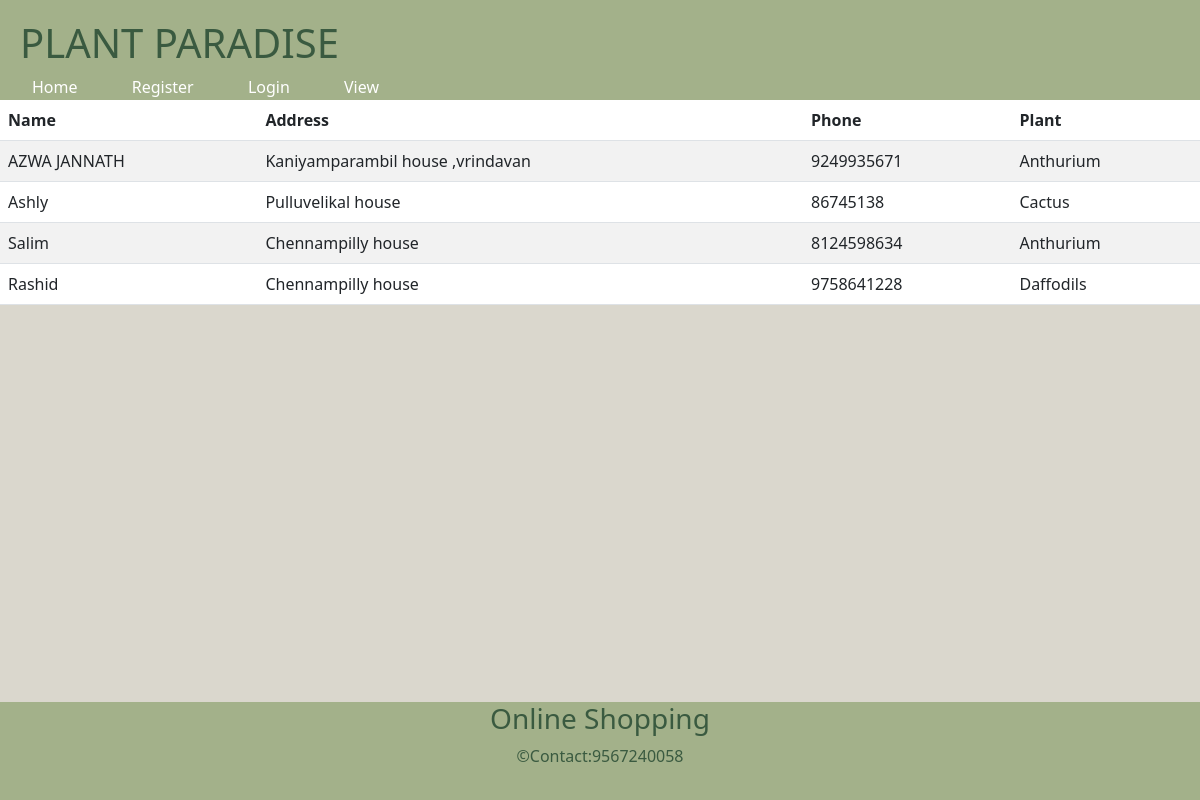
The app's page /viewbooking/ with its own data.
### plant_app/models.py (models this page shows)
class Bookingdb(models.Model):
    pname=models.CharField(max_length=20)
    address=models.TextField()
    phn=models.IntegerField()
    plants=models.CharField(max_length=30)

### plant_app/views.py (the view)
# urls.py: path('viewbooking/',views.viewbooking,name="viewbooking"),
def viewbooking(request):
    data=Bookingdb.objects.all()
    return render(request,"viewbooking.html",{'data':data})

### plant_app/templates/viewbooking.html
{% extends "index.html" %}
{% load static %}
{% block content %}
<body>
    <table class="table table-striped">
        <thead>
        <tr>
            <th>Name</th>
            <th>Address</th>
            <th>Phone</th>
            <th>Plant</th>
        </tr>
    </thead>
    <tbody>
        {% for i in data %}
        <tr>
            <td>{{i.pname}}</td>
            <td>{{i.address}}</td>
            <td>{{i.phn}}</td>
            <td>{{i.plants}}</td>
        </tr>
        {% endfor %}
    </tbody>
    </table>
{% endblock %}

### plant_app/templates/index.html (style rules this page uses)
* { padding:0px; margin:0px; }
body { background-color: #dad7cd; }

### records on screen
Bookingdb: pname "AZWA JANNATH", address "Kaniyamparambil house ,vrindavan", phn "9249935671", plants "Anthurium"
Bookingdb: pname "Ashly", address "Pulluvelikal house", phn "86745138", plants "Cactus"
Bookingdb: pname "Salim", address "Chennampilly house", phn "8124598634", plants "Anthurium"
Bookingdb: pname "Rashid", address "Chennampilly house", phn "9758641228", plants "Daffodils"
